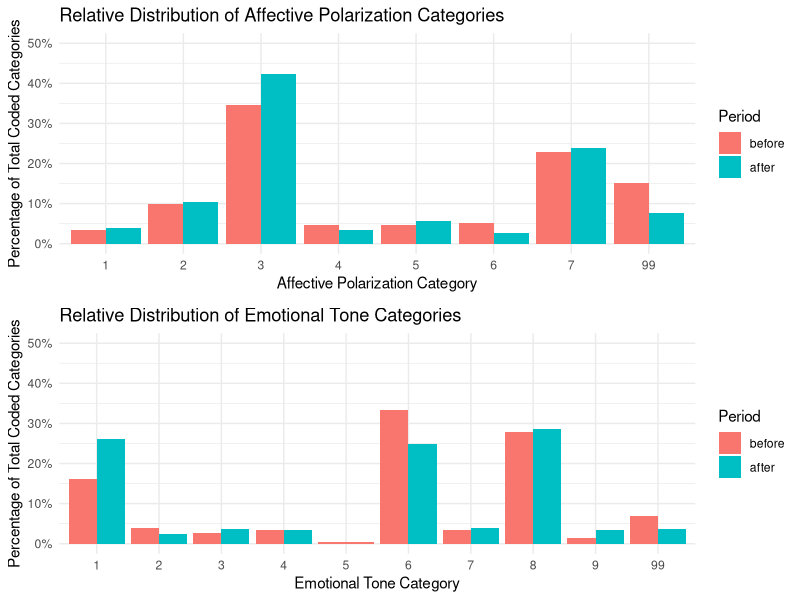

Recreate this plot in R.
library(ggplot2)
library(dplyr)
library(readr)
library(gridExtra)

# Read the CSV files
df_before_brexit <- read_csv("01_data/df_before_cat.csv")
df_after_brexit  <- read_csv("01_data/df_after_cat.csv")

# Add a column to denote the period
df_before_brexit <- df_before_brexit %>% mutate(period = "before")
df_after_brexit  <- df_after_brexit  %>% mutate(period = "after")

# Combine the datasets
df_all <- bind_rows(df_before_brexit, df_after_brexit) %>%
  mutate(period = factor(period, levels = c("before", "after")))

# Ensure that the classification columns are factors
df_all <- df_all %>%
  mutate(classification1 = factor(classification1, levels = c("1","2","3","4","5","6","7","99")),
         classification2 = factor(classification2, levels = c("1","2","3","4","5","6","7","8","9","99")))



# --- Affective Polarization Category ("classification1") ---

# Filter out NA values for classification1
df_class1 <- df_all %>% filter(!is.na(classification1))

# Calculate relative frequencies for classification1 by period
df_summary_class1 <- df_class1 %>%
  group_by(period, classification1) %>%
  summarise(count = n(), .groups = "drop") %>%
  group_by(period) %>%
  mutate(percentage = count / sum(count)) %>%
  ungroup()

# Create a grouped bar chart for classification1
p_class1 <- ggplot(df_summary_class1, aes(x = classification1, y = percentage, fill = period)) +
  geom_bar(stat = "identity", position = position_dodge(width = 0.9)) +
  scale_y_continuous(labels = scales::percent_format(), limits = c(0, 0.5)) +
  labs(x = "Affective Polarization Category",
       y = "Percentage of Total Coded Categories",
       title = "Relative Distribution of Affective Polarization Categories",
       fill = "Period") +
  theme_minimal()


# --- Emotional Tone Category ("classification2") ---

# Filter out NA values for classification2
df_class2 <- df_all %>% filter(!is.na(classification2))

# Calculate relative frequencies for classification2 by period
df_summary_class2 <- df_class2 %>%
  group_by(period, classification2) %>%
  summarise(count = n(), .groups = "drop") %>%
  group_by(period) %>%
  mutate(percentage = count / sum(count)) %>%
  ungroup()

# Create a grouped bar chart for classification2
p_class2 <- ggplot(df_summary_class2, aes(x = classification2, y = percentage, fill = period)) +
  geom_bar(stat = "identity", position = position_dodge(width = 0.9)) +
  scale_y_continuous(labels = scales::percent_format(), limits = c(0, 0.5)) +
  labs(x = "Emotional Tone Category",
       y = "Percentage of Total Coded Categories",
       title = "Relative Distribution of Emotional Tone Categories",
       fill = "Period") +
  theme_minimal()

# Display both plots
grid.arrange(p_class1, p_class2, ncol = 1)
